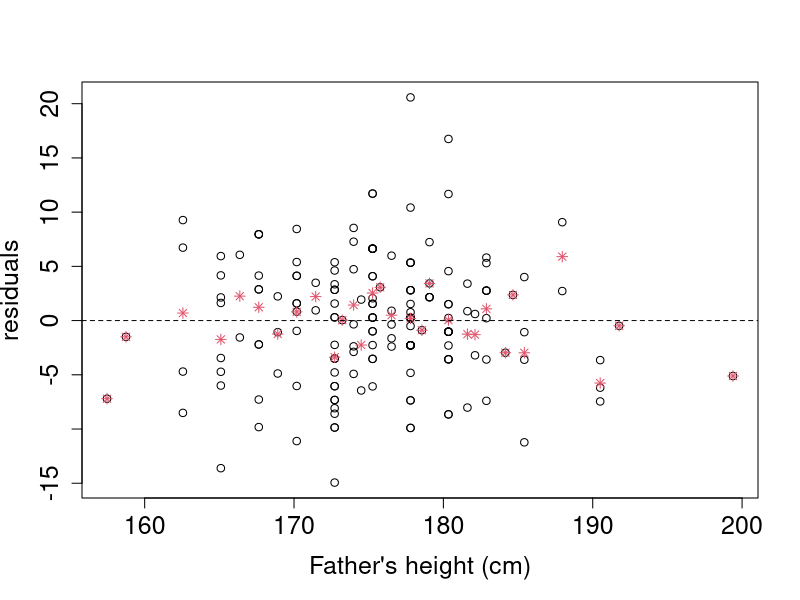
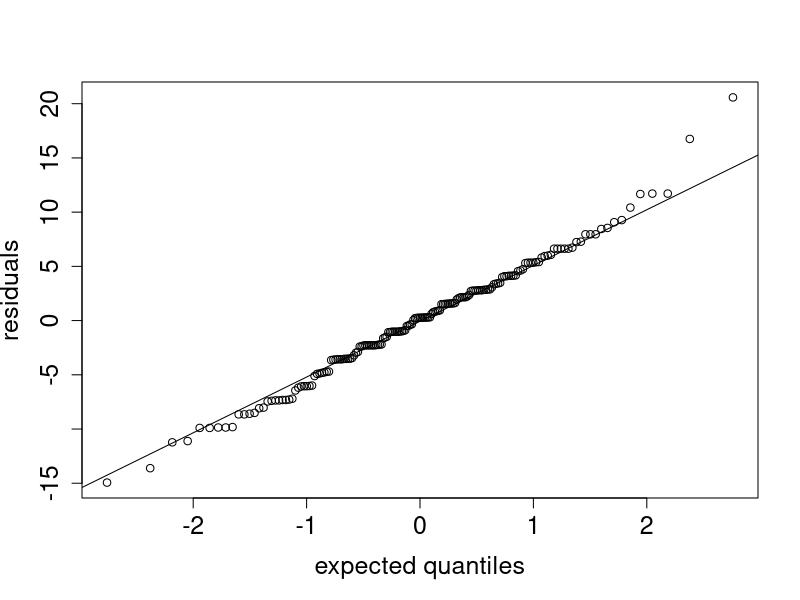
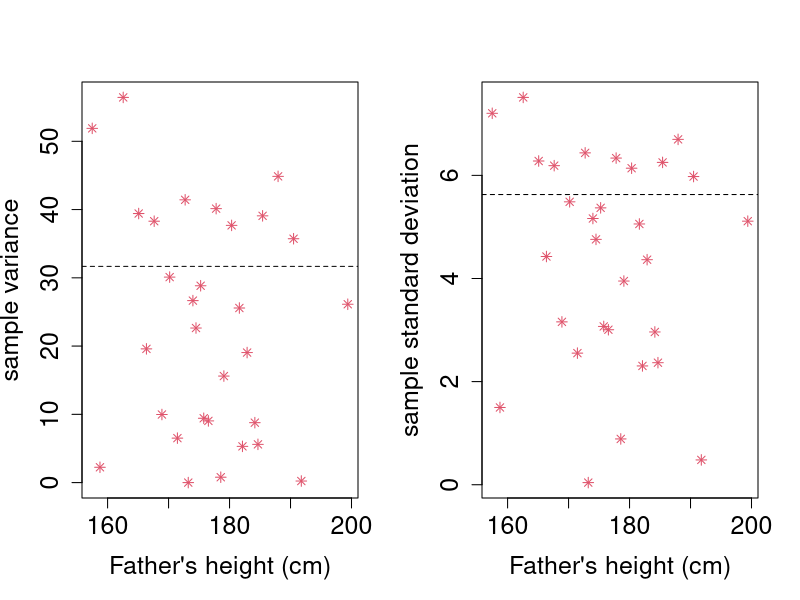
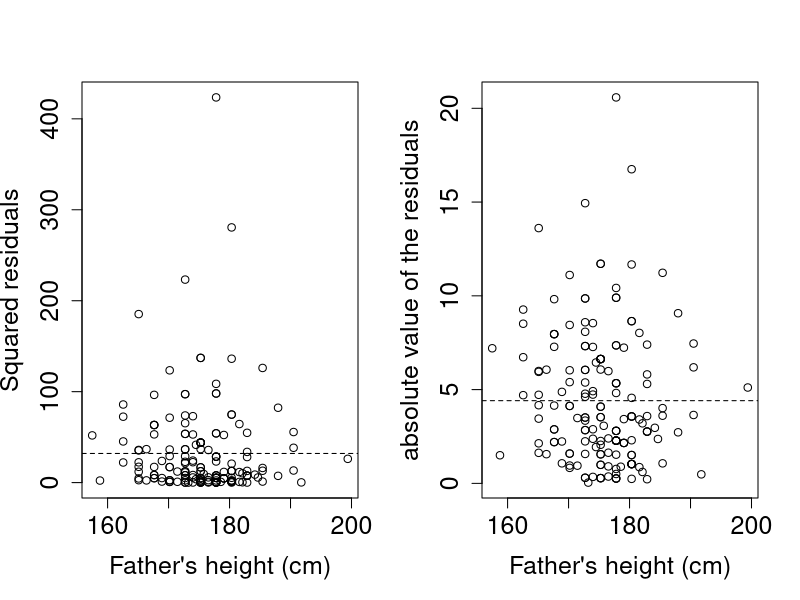

These figures' R source, in order:
## ---- chunk 1
library(dplyr)
library(skimr)
library(ggplot2)
## ---- chunk 2
home_path <- Sys.getenv("HOME")
setwd(paste(home_path, "/academics/hasselt/linear-models", sep = ""))
Galton <- read.csv("./Data/galton.tab", sep = "\t")
## ---- chunk 3
Galton.sons <- Galton %>%
  filter(gender == "M") %>%
  group_by(family) %>%
  slice(1) %>%
  ungroup() %>%
  mutate(
    father.cm = father * 2.54,
    son.cm = height * 2.54
  ) %>%
  select(father.cm, son.cm)
## ---- chunk 4
m <- lm(son.cm ~ father.cm, data = Galton.sons)
e <- m$residuals
x.all <- unique(Galton.sons$father.cm)
ave.e <- c()
for (x in x.all) {
  ave.e <- c(ave.e, mean(e[Galton.sons$father.cm == x]))
}
plot(Galton.sons$father.cm, e,
  cex.lab = 1.5, cex.axis = 1.5,
  xlab = "Father's height (cm)", ylab = "residuals"
)
points(x.all, ave.e, col = 2, pch = 8)
abline(h = 0, lty = 2)
## ---- chunk 5
qqnorm(m$resid,
  cex.lab = 1.5, cex.axis = 1.5,
  xlab = "expected quantiles", ylab = "residuals", main = ""
)
qqline(m$resid)
## ---- chunk 6
par(mfrow = c(1, 2))
heights <- unique(Galton.sons$father.cm)
var.y <- c()
for (x in heights) {
  # var.y<-c(var.y,var(Galton.sons$son.cm[Galton.sons$father.cm==x]))
  var.y <- c(var.y, mean(m$residuals[Galton.sons$father.cm == x]^2))
}
plot(heights, var.y,
  cex.lab = 1.5, cex.axis = 1.5,
  xlab = "Father's height (cm)",
  ylab = "sample variance", col = 2, pch = 8
)
abline(h = sum(m$residuals^2) / 173, lty = 2)
# note that the reference line is at MSE (n-2)/n

plot(heights, sqrt(var.y),
  cex.lab = 1.5, cex.axis = 1.5,
  xlab = "Father's height (cm)",
  ylab = "sample standard deviation",
  col = 2, pch = 8
)
abline(h = sqrt(sum(m$residuals^2) / 173), lty = 2)
## ---- chunk 7
par(mfrow = c(1, 2))
e <- m$residuals
plot(Galton.sons$father.cm, e^2,
  cex.lab = 1.5, cex.axis = 1.5,
  xlab = "Father's height (cm)",
  ylab = "Squared residuals"
)
abline(h = sum(m$residuals^2) / (173 - 2), lty = 2)

e <- m$residuals
plot(Galton.sons$father.cm, abs(e),
  cex.lab = 1.5, cex.axis = 1.5,
  xlab = "Father's height (cm)",
  ylab = "absolute value of the residuals"
)
abline(h = sum(abs(m$residuals)) / 173, lty = 2)
